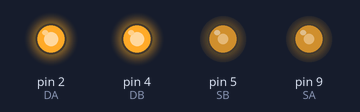
The sketch below on a simulated Arduino Uno, built with avr-gcc and run on an emulated ATmega328P. Shown: output pins drawn as LEDs (lit = HIGH).

Above: at 0.05 s.
At 1.95 s:
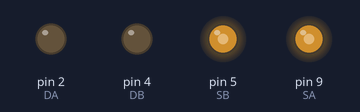
Timing chart, 0 to 3.0 s (numbered marks = the images above):
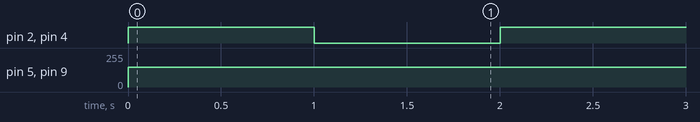

The sketch:

Tutorial_2_Motor.ino
```cpp
int SA = 9;
int DA = 2;
int SB = 5;
int DB = 4;

void setup() {
  pinMode(SA, OUTPUT);
  pinMode(SB, OUTPUT);
  pinMode(DA, OUTPUT);
  pinMode(DB, OUTPUT);
}

void loop() {
  moveForward();
  delay(1000);
  moveBackward();
  delay(1000);
  // stop();
  // delay(2000);
}

void moveForward() {
  digitalWrite(DA, HIGH);
  analogWrite(SA, 150);
  digitalWrite(DB, HIGH);
  analogWrite(SB, 150);
}

void moveBackward() {
  digitalWrite(DA, LOW);
  analogWrite(SA, 150);
  digitalWrite(DB, LOW);
  analogWrite(SB, 150);
}

// Bring it further 1
void stop() {
  digitalWrite(DA, HIGH);
  analogWrite(SA, 0);
  digitalWrite(DB, HIGH);
  analogWrite(SB, 0);
}

// Bring it further 2
void turnLeft1() {
  digitalWrite(DA, HIGH);
  analogWrite(SA, 0);
  digitalWrite(DB, HIGH);
  analogWrite(SB, 150);
}

void turnLeft2() {
  digitalWrite(DA, LOW);
  analogWrite(SA, 150);
  digitalWrite(DB, HIGH);
  analogWrite(SB, 150);
}

void turnLeft3() {
  digitalWrite(DA, LOW);
  analogWrite(SA, 150);
  digitalWrite(DB, HIGH);
  analogWrite(SB, 255);
}

void turnRight1() {
  digitalWrite(DA, HIGH);
  analogWrite(SA, 150);
  digitalWrite(DB, HIGH);
  analogWrite(SB, 0);
}

void turnRight2() {
  digitalWrite(DA, HIGH);
  analogWrite(SA, 150);
  digitalWrite(DB, LOW);
  analogWrite(SB, 150);
}

void turnRight3() {
  digitalWrite(DA, HIGH);
  analogWrite(SA, 255);
  digitalWrite(DB, LOW);
  analogWrite(SB, 150);
}
```

Measured:
- by itself, pin 2 (DA), pin 4 (DB): alternates HIGH for 1.0 s and LOW for 1.0 s
- by itself, pin 5 (SB), pin 9 (SA): 0/255 → 150/255 at 0.00 s
